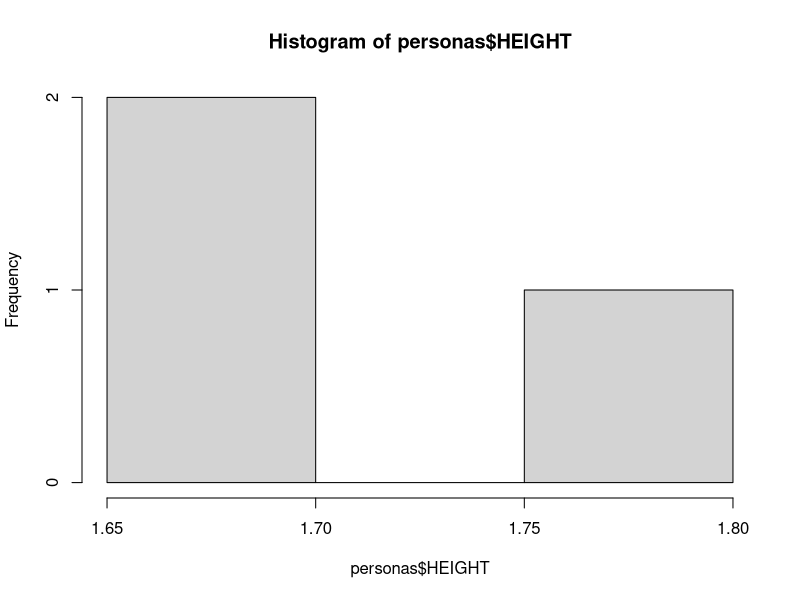

This chart was generated by the following R code:
## ---- chunk 1
personas = read.csv("../data/personas.csv")
hist(personas$HEIGHT)

## ---- chunk 2
#| echo: false
2 * 2
